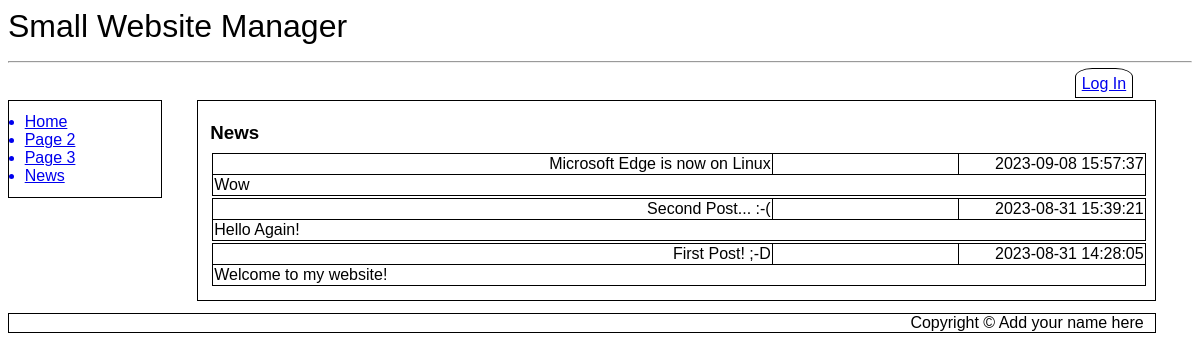
Page /news.php on the committed database.
### tables this page shows
CREATE TABLE `SubMenus` (
  `MenuID` int(11) NOT NULL,
  `LinkID` int(11) NOT NULL,
  `Page_ID` int(11) NOT NULL DEFAULT 0,
  `Menu_Entry` varchar(20) NOT NULL,
  `Title` varchar(500) NOT NULL,
  `Active` tinyint(1) NOT NULL DEFAULT 1
);

CREATE TABLE `SubMenus_Modules` (
  `SubMenu_Order` int(11) NOT NULL,
  `Module_ID` int(11) NOT NULL
);

CREATE TABLE `SubMenusData` (
  `Type` varchar(500) NOT NULL,
  `Default Menu Title` varchar(20) NOT NULL,
  `LinkData` text NOT NULL,
  `GetData` tinyint(1) NOT NULL,
  `Module_ID` int(11) NOT NULL
);

CREATE TABLE `News` (
  `ID` int(11) NOT NULL,
  `Heading` varchar(1000) NOT NULL,
  `Body` text NOT NULL,
  `Author` int(11) NOT NULL,
  `DateTime` datetime NOT NULL,
  `Last_Edited` datetime NOT NULL DEFAULT current_timestamp()
);

### news.php (the view, shortened to what this page needs)
<?php
include ("db_connect.inc");
include ("header.inc");
include ("navbar.inc");
?>
<article id='main'>
<h3>News</h3>
<?php
$query = "SELECT News.Heading,Users.User_Name,News.DateTime,News.Body FROM News LEFT JOIN Users ON News.Author=Users.ID ORDER BY News.DateTime DESC LIMIT 0,10";
$result = mysqli_query($cxn,$query) or die ("Couldn't execute query.");
while($row = mysqli_fetch_assoc($result))
{
	echo "<table class='news'>\r\n";
	echo "<tr><th class='heading'>{$row['Heading']}</th><th class='username'>{$row['User_Name']}</th><th class='datetime'>{$row['DateTime']}</th></tr>\r\n";
	echo "<tr>";
	echo	"<td colspan='3'>{$row['Body']}";
	echo	"</td>";
	echo	"</tr>\r\n";
	echo  "</table>\r\n";
}
?>
</article>
<?php
include ("footer.inc");
?>

### navbar.inc (shortened to what this page needs)
<nav id="vnav1">
<?php
$query = "SELECT Menu_Entry, Title FROM SubMenus WHERE MenuID='1' AND Active=1 ORDER BY LinkID ASC LIMIT 10";
$result = mysqli_query($cxn,$query) or die ("Couldn't execute query.");
while($row = mysqli_fetch_assoc($result))
{
	$menuEntry = $row['Menu_Entry'];
	$pageTitle = $row['Title'];
	$pageTitle = preg_replace('/ /', '_', $pageTitle);
	echo "<a href='$pageTitle'>$menuEntry</a>\r\n";
}
$query2 = "SELECT `Default Menu Title`, `LinkData`, `Module_ID` FROM SubMenus_Modules INNER JOIN SubMenusData USING (Module_ID)";
$result2 = mysqli_query($cxn, $query2) or die ("Couldn't execute query.");
while($row2 = mysqli_fetch_assoc($result2))
{
	$menuEntry2 = $row2['Default Menu Title'];
	$pageTitle2 = $row2['LinkData'];
	$pageTitle2 = preg_replace('/ /', '_', $pageTitle2);
	echo "<a href='$pageTitle2'>$menuEntry2</a>\r\n";
}
?>
</nav>

### desktop.css (style rules this page uses)
* { font-family: Arial, sans-serif; box-sizing: border-box; }
h1, h2, h3 { padding: 0%; margin-top: 1%; margin-bottom: 1%; }
article#main { margin-left:16%; width: 81%; float:none; border: 1px solid black; padding: 1%; }
nav#vnav1 { width:13%; float:left; border: 1px solid black; padding: 1%; clear: both; margin-top: 0%; }
nav#vnav1 a { display: list-item; list-style-type: disc; margin-left: 3%; }
table.news { border: 1px solid black; width: 100%; margin: 2px; margin-bottom: 5px; padding: 10px; border-collapse: collapse; text-align: left; border: 1px solid black; margin: 2px; }
th { border: 1px solid black; font-weight: normal; text-align: right; }
th.heading { width: 60%; }
th.username { width: 20%; }
th.datetime { width: 20%; }

### rows in the picture
submenus: Menu_Entry "Home"
submenus: Menu_Entry "Page 2"
submenus: Menu_Entry "Page 3"
submenus_modules: submenusdata.Default Menu Title "News"
news: Heading "Microsoft Edge is now on Linux", DateTime "2023-09-08 15:57:37", Body "Wow"
news: Heading "Second Post... :-(", DateTime "2023-08-31 15:39:21", Body "Hello Again!"
news: Heading "First Post! ;-D", DateTime "2023-08-31 14:28:05", Body "Welcome to my website!"

### other values in the picture
$websiteName "Small Website Manager"
